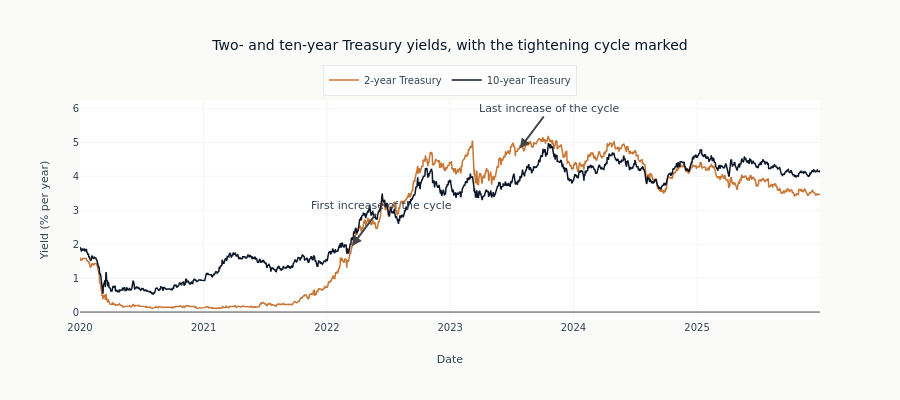

Notebook code cell kept with this figure:
### Markdown cell above
The chart below is drawn on the recent window rather than the full panel, because the
tightening cycle is the episode the rest of this notebook refers back to. The annotations mark
the decisions that bound it, the first and the last increase of the cycle. An annotation has
nothing to point at once the window opens after its date, so each is placed only where the
window contains it. The cell after the figure prints each yield on those two days, and says so
where the window excludes one, so a missing annotation has its explanation beside it.

### Code cell
yields_recent = yields.filter(pl.col("timestamp") >= pl.lit(RECENT_START).str.to_date())
yields_pd = yields_recent.to_pandas()

fig = go.Figure()
for column, label, color in [
    ("dgs2", "2-year Treasury", COLORS["copper"]),
    ("dgs10", "10-year Treasury", COLORS["blue"]),
]:
    fig.add_trace(
        go.Scatter(
            x=yields_pd["timestamp"],
            y=yields_pd[column],
            mode="lines",
            name=label,
            line=dict(color=color, width=1.5),
        )
    )
for date, label in [
    ("2022-03-16", "First increase of the cycle"),
    ("2023-07-26", "Last increase of the cycle"),
]:
    # An event outside the window this chart opens on has nothing to point at.
    at_date = yields_pd.loc[yields_pd["timestamp"].astype(str) == date, "dgs2"]
    if at_date.empty:
        continue
    fig.add_annotation(
        x=date,
        y=float(at_date.iloc[0]),
        text=label,
        showarrow=True,
        arrowhead=2,
        ax=30,
        ay=-40,
    )
fig.update_layout(
    title="Two- and ten-year Treasury yields, with the tightening cycle marked",
    xaxis_title="Date",
    yaxis_title="Yield (% per year)",
    height=400,
    legend=dict(orientation="h", yanchor="bottom", y=1.02, xanchor="center", x=0.5),
)
show_plotly_with_alt(
    fig,
    "Line chart of the two-year and ten-year Treasury yields over the recent window, in percent "
    "per year, against a shared date axis. The first and last policy increases of the tightening "
    "cycle are annotated where the window contains them.",
)

### Figure 1 — Plotly figure (JSON) as saved in the notebook; plotly's stock layout.template omitted (floating-point values rounded to 4 significant figures; data arrays with more than 128 entries replaced by an {"elided": "..."} marker saying what was removed)
{"data": [{"line": {"color": "#C87533", "width": 1.5}, "mode": "lines", "name": "2-year Treasury", "type": "scatter", "x": {"elided": "2192 str values"}, "y": {"elided": "2192 float values"}}, {"line": {"color": "#0a1628", "width": 1.5}, "mode": "lines", "name": "10-year Treasury", "type": "scatter", "x": {"elided": "2192 str values"}, "y": {"elided": "2192 float values"}}], "layout": {"annotations": [{"arrowhead": 2, "ax": 30, "ay": -40, "showarrow": true, "text": "First increase of the cycle", "x": "2022-03-16", "y": 1.95}, {"arrowhead": 2, "ax": 30, "ay": -40, "showarrow": true, "text": "Last increase of the cycle", "x": "2023-07-26", "y": 4.82}], "height": 400, "legend": {"orientation": "h", "x": 0.5, "xanchor": "center", "y": 1.02, "yanchor": "bottom"}, "title": {"text": "Two- and ten-year Treasury yields, with the tightening cycle marked"}, "xaxis": {"title": {"text": "Date"}}, "yaxis": {"title": {"text": "Yield (% per year)"}}}}
